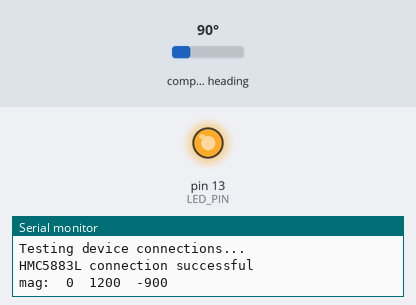
Bench run of a sketch on a simulated Arduino Uno, built with avr-gcc and run on an emulated ATmega328P. Parts: output pins drawn as LEDs (lit = HIGH), the last lines printed to the serial monitor. Inputs (shaded band) come from the test bench; at power-on: compass heading 90°.

Above: at 1.0 s.
At 3.0 s:
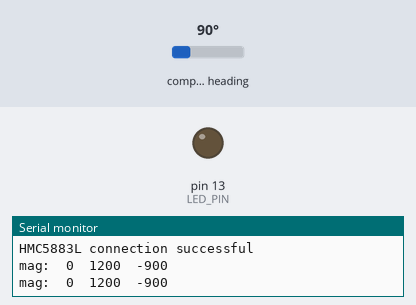
Timing chart, 0 to 5.2 s (numbered marks = the images above):
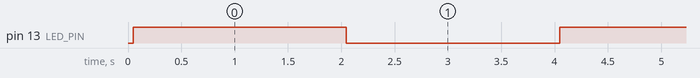

Measured:
- by itself, pin 13 (LED_PIN): alternates HIGH for 2.0 s and LOW for 2.0 s

The sketch:

HMC5883L.ino
```cpp
/*
连接方法：
只要连接VCC，GND，SDA，SCL四条线。
Arduino GND -> HMC5883L GND
Arduino 3.3V -> HMC5883L VCC
Arduino A4 (SDA) -> HMC5883L SDA
Arduino A5 (SCL) -> HMC5883L SCL

(注意，接线是A4，A5，不是D4,D5)
*/

// I2C device class (I2Cdev) demonstration Arduino sketch for HMC5883L class
// 10/7/2011 by Jeff Rowberg <jeff@rowberg.net>
// Updates should (hopefully) always be available at https://github.com/jrowberg/i2cdevlib
//
// Changelog:
//     2011-10-07 - initial release

/* ============================================
I2Cdev device library code is placed under the MIT license
Copyright (c) 2011 Jeff Rowberg

Permission is hereby granted, free of charge, to any person obtaining a copy
of this software and associated documentation files (the "Software"), to deal
in the Software without restriction, including without limitation the rights
to use, copy, modify, merge, publish, distribute, sublicense, and/or sell
copies of the Software, and to permit persons to whom the Software is
furnished to do so, subject to the following conditions:

The above copyright notice and this permission notice shall be included in
all copies or substantial portions of the Software.

THE SOFTWARE IS PROVIDED "AS IS", WITHOUT WARRANTY OF ANY KIND, EXPRESS OR
IMPLIED, INCLUDING BUT NOT LIMITED TO THE WARRANTIES OF MERCHANTABILITY,
FITNESS FOR A PARTICULAR PURPOSE AND NONINFRINGEMENT. IN NO EVENT SHALL THE
AUTHORS OR COPYRIGHT HOLDERS BE LIABLE FOR ANY CLAIM, DAMAGES OR OTHER
LIABILITY, WHETHER IN AN ACTION OF CONTRACT, TORT OR OTHERWISE, ARISING FROM,
OUT OF OR IN CONNECTION WITH THE SOFTWARE OR THE USE OR OTHER DEALINGS IN
THE SOFTWARE.
===============================================
*/

// Arduino Wire library is required if I2Cdev I2CDEV_ARDUINO_WIRE implementation
// is used in I2Cdev.h
#include "Wire.h"

// I2Cdev and HMC5883L must be installed as libraries, or else the .cpp/.h files
// for both classes must be in the include path of your project
#include "I2Cdev.h"
#include "HMC5883L.h"

// class default I2C address is 0x1E
// specific I2C addresses may be passed as a parameter here
// this device only supports one I2C address (0x1E)
HMC5883L mag;

int16_t mx, my, mz;

#define LED_PIN 13
bool blinkState = false;

void setup() {
    // join I2C bus (I2Cdev library doesn't do this automatically)
    Wire.begin();

    // initialize serial communication
    // (38400 chosen because it works as well at 8MHz as it does at 16MHz, but
    // it's really up to you depending on your project)
    Serial.begin(9600);

    // initialize device
    Serial.println("Initializing I2C devices...");
    mag.initialize();

    // verify connection
    Serial.println("Testing device connections...");
    Serial.println(mag.testConnection() ? "HMC5883L connection successful" : "HMC5883L connection failed");

    // configure Arduino LED for
    pinMode(LED_PIN, OUTPUT);
}

void loop() {
    // read raw heading measurements from device
    mag.getHeading(&mx, &my, &mz);

    // display tab-separated gyro x/y/z values
    Serial.print("mag:\t");
    Serial.print(mx); Serial.print("\t");
    Serial.print(my); Serial.print("\t");
    Serial.println(mz);

    // blink LED to indicate activity
    blinkState = !blinkState;
    digitalWrite(LED_PIN, blinkState);
    delay(2000);
}
```
